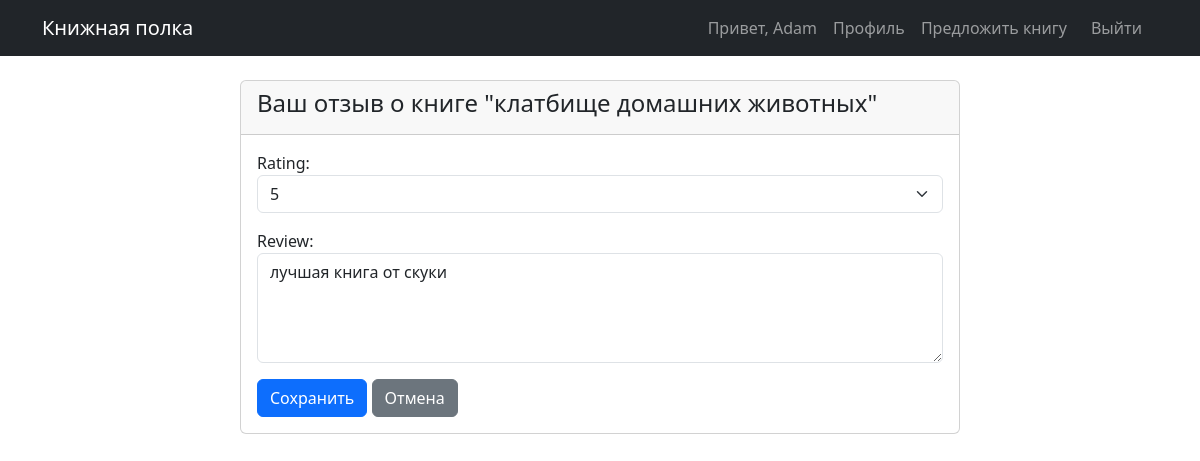
The page /book/1/review/ (signed in) on the database its author committed.
### users/models.py (models this page shows, shortened)
class CustomUser(AbstractUser):
    bio = models.TextField(blank=True)
    avatar = models.ImageField(upload_to='avatars/', blank=True, null=True)

### books/models.py (models this page shows, shortened)
class Book(models.Model):
    title = models.CharField(max_length=200)
    author = models.ForeignKey(Author, on_delete=models.CASCADE, related_name='books')
    genres = models.ManyToManyField(Genre, related_name='books')
    description = models.TextField()
    publication_year = models.IntegerField(null=True, blank=True)
    cover = models.ImageField(upload_to='covers/', blank=True, null=True)
    added_at = models.DateTimeField(auto_now_add=True)
    read_link = models.URLField(max_length=500, blank=True, null=True)  # если добавили ранее

class UserBookRelation(models.Model):
    user = models.ForeignKey(User, on_delete=models.CASCADE, related_name='book_relations')
    book = models.ForeignKey(Book, on_delete=models.CASCADE, related_name='user_relations')
    is_favorite = models.BooleanField(default=False)
    rating = models.PositiveSmallIntegerField(null=True, blank=True)  # 1-5
    review = models.TextField(blank=True)
    created_at = models.DateTimeField(auto_now_add=True)
    class Meta:
        unique_together = ('user', 'book')

### books/views.py (the view)
# urls.py: path('book/<int:pk>/review/', views.add_review, name='add_review'),
@login_required
def add_review(request, pk):
    book = get_object_or_404(Book, id=pk)
    relation, created = UserBookRelation.objects.get_or_create(user=request.user, book=book)
    if request.method == 'POST':
        form = ReviewForm(request.POST, instance=relation)
        if form.is_valid():
            form.save()
            return redirect('book_detail', pk=pk)
    else:
        form = ReviewForm(instance=relation)
    return render(request, 'books/review_form.html', {'form': form, 'book': book})

### books/forms.py
class ReviewForm(forms.ModelForm):
    class Meta:
        model = UserBookRelation
        fields = ['rating', 'review']
        widgets = {
            'rating': forms.Select(choices=[(None, 'Без оценки')] + [(i, i) for i in range(1, 6)], attrs={'class': 'form-select'}),
            'review': forms.Textarea(attrs={'rows': 4, 'class': 'form-control', 'placeholder': 'Ваш отзыв...'}),
        }

### templates/books/review_form.html (shortened to what this page needs)
{% extends 'base.html' %}
{% block content %}
<div class="container">
    <div class="row justify-content-center">
        <div class="col-md-8">
            <div class="card">
                <div class="card-header">
                    <h4>Ваш отзыв о книге "{{ book.title }}"</h4>
                </div>
                <div class="card-body">
                    <form method="post">
                        {{ form.as_p }}
                        <button type="submit" class="btn btn-primary">Сохранить</button>
                        <a href="{% url 'book_detail' book.id %}" class="btn btn-secondary">Отмена</a>
                    </form>
                </div>
            </div>
        </div>
    </div>
</div>
{% endblock %}

### templates/base.html (shortened to what this page needs)
<!DOCTYPE html>
<html lang="ru">
<head>
    <link href="https://cdn.jsdelivr.net/npm/bootstrap@5.3.0-alpha1/dist/css/bootstrap.min.css" rel="stylesheet">
</head>
<body>
        <nav class="navbar navbar-expand-lg navbar-dark bg-dark">
        <div class="container">
            <a class="navbar-brand" href="{% url 'book_list' %}">Книжная полка</a>
            <div class="collapse navbar-collapse">
                <ul class="navbar-nav ms-auto">
                  {% if user.is_authenticated %}
    <li class="nav-item">
        <span class="nav-link">Привет, {{ user.username }}</span>
    </li>
    <li class="nav-item">
        <a class="nav-link" href="{% url 'profile' %}">Профиль</a>
    </li>
    <li class="nav-item">
        <a class="nav-link" href="{% url 'propose_book' %}">Предложить книгу</a>
    </li>
    <li class="nav-item">
    <form method="post" action="{% url 'logout' %}" class="d-inline">
        <button type="submit" class="nav-link btn btn-link" style="display: inline-block; background: none; border: none; padding: 0.5rem 1rem; margin: 0; color: rgba(255,255,255,0.55); text-decoration: none;">
            Выйти
        </button>
    </form>
</li>
                    {% endif %}
                </ul>
            </div>
        </div>
    </nav>
    <main class="container my-4">
        {% block content %}
        {% endblock %}
    </main>
</body>
</html>

### rows shown on the page
CustomUser: username "Adam"
Book: title "клатбище домашних животных"
UserBookRelation: rating "5", review "лучшая книга от скуки"
